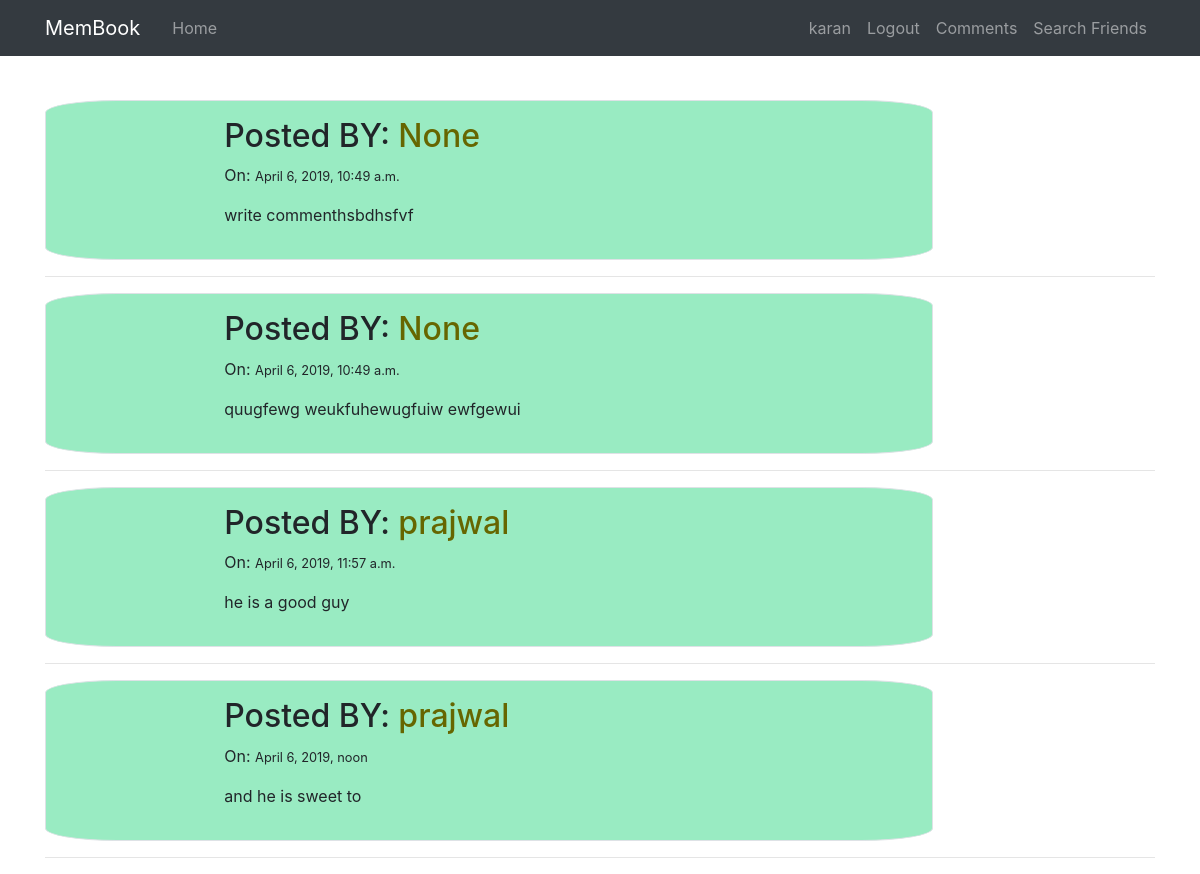
/user/comments/ (signed in), run on the app's committed database.
### users/models.py (models this page shows)
class Comments(models.Model):
	user = models.ForeignKey(User,on_delete=models.CASCADE,null=True)
	comment = models.TextField(default="write comment")
	posted_by = models.CharField(max_length=200, null = True)
	posted_on = models.DateTimeField(default=timezone.now, null=True)

### users/views.py (the view)
# urls.py: path('user/comments/',mycommentpage),
def mycommentpage(request):
    current_user = request.user
    mycomments = Comments.objects.filter(user = current_user)
    context = {
        'comment': mycomments,
    }
    return render(request,'user/mycommentpage.html',context)

### template/user/mycommentpage.html
{% extends "base.html" %}
{% block content %}
    {% for comm in comment %}
    	<div class="media border p-3" style = "border:2px solid gray; border-radius: 8%; width:80%; background-color: rgba(0, 204, 102,0.4) ;padding:20px" >
	        <div class="media-body" style="position: relative;padding-left: 19%;">
	          <h2>Posted BY: <span style="color: rgb(102,102,0)">{{comm.posted_by}}</span></h2>
	          <p>On: <small>{{comm.posted_on}}</small></p>
	          <p>{{comm.comment}}</p>
	        </div>
        </div>
      	<hr/>
    {% endfor %}
{% endblock content %}

### template/base.html (shortened to what this page needs)
<!DOCTYPE html>
<html>
<head>
  <link rel="stylesheet" href="https://stackpath.bootstrapcdn.com/bootstrap/4.3.1/css/bootstrap.min.css">
  <link rel="stylesheet" href="https://cdnjs.cloudflare.com/ajax/libs/font-awesome/4.7.0/css/font-awesome.min.css">
</head>
<body class="img-fluid" style="background-image: url('https://images.wallpaperscraft.com/image/light_spots_background_texture_surface_50503_3840x2400.jpg');background-repeat: no-repeat;">
    <header class="site-header">
      <nav class="navbar navbar-expand-md navbar-dark bg-dark fixed-top">
        <div class="container">
          <a class="navbar-brand mr-4" href="/home/">MemBook</a>
          <div class="collapse navbar-collapse" id="navbarToggle">
            <div class="navbar-nav mr-auto">
              <a class="nav-item nav-link" href="/home/">Home</a>
            </div>
            <div class="navbar-nav">
              {% if user.is_authenticated %}
              <a class="nav-item nav-link" href="/user/profile/">{{user.username}}</a>
              <a class="nav-item nav-link" href="/user/logout/">Logout</a>
              <a class="nav-item nav-link" href="/user/comments/">Comments</a>
              <a class="nav-item nav-link" href="/user/searchfriends/">Search Friends</a>
              {% else %}
              <a class="nav-item nav-link" href="/user/login">Login</a>
              <a class="nav-item nav-link" href="/user/register/">Register</a>
              {% endif %}
            </div>
          </div>
        </div>
      </nav>
    </header>
    <div class="container" style="padding-top: 100px;">
      {% block content %}
      {% endblock %}
    </div>
</body>
</html>

### data on the page
Comments: posted_by "None", posted_on "April 6, 2019, 10:49 a.m.", comment "write commenthsbdhsfvf"
Comments: posted_by "None", posted_on "April 6, 2019, 10:49 a.m.", comment "quugfewg weukfuhewugfuiw ewfgewui"
Comments: posted_by "prajwal", posted_on "April 6, 2019, 11:57 a.m.", comment "he is a good guy"
Comments: posted_by "prajwal", posted_on "April 6, 2019, noon", comment "and he is sweet to"

### other printed values
{{ user.username }} "karan"
